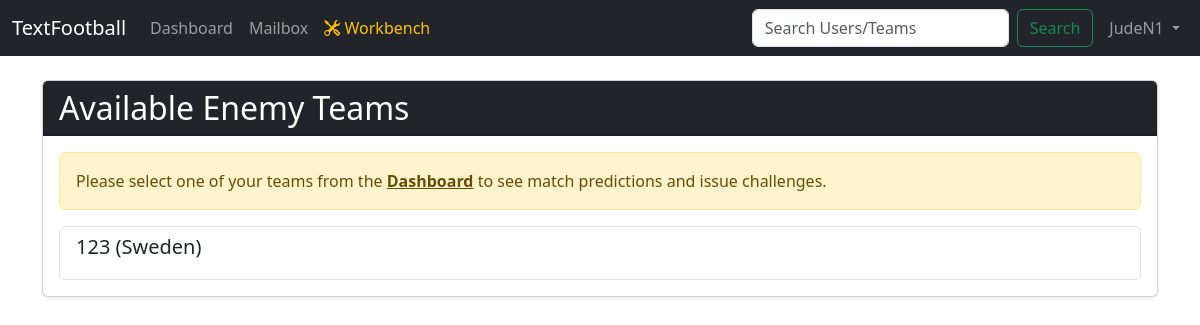
/simulate (signed in), run on the app's committed database.
### app/models.py (models this page shows, shortened)
class User(db.Model):
    id = db.Column(db.Integer, primary_key=True)
    username = db.Column(db.String(80), unique=True, nullable=False)
    password_hash = db.Column(db.String(128))
    teams = db.relationship('Team', backref='user', lazy=True, cascade="all, delete-orphan")
    sent_messages = db.relationship('Message', foreign_keys='Message.sender_id', backref='sender', lazy=True, cascade="all, delete-orphan")
    received_messages = db.relationship('Message', foreign_keys='Message.recipient_id', backref='recipient', lazy=True, cascade="all, delete-orphan")

class Team(db.Model):
    id = db.Column(db.Integer, primary_key=True)
    name = db.Column(db.String(100), unique=True, nullable=False)
    country = db.Column(db.String(50), nullable=False)
    user_id = db.Column(db.Integer, db.ForeignKey('user.id'), nullable=False)
    players = db.relationship('Player', backref='team', lazy=True, cascade="all, delete-orphan")
    league = db.Column(db.String(100), nullable=True, default=None)
    division = db.Column(db.String(50), nullable=True, default=None)
    season = db.Column(db.Integer, nullable=True, default=None)

### app/routes_game.py (the view)
@game_bp.route('/simulate')
def simulate():
    if 'username' not in session:
        return redirect(url_for('auth_bp.login'))
    user = User.query.filter_by(username=session['username']).first()
    all_teams = Team.query.filter(Team.user_id != user.id).all()
    user_team_id = session.get('selected_team_id')
    enemies = []
    for team in all_teams:
        odds = None
        if user_team_id:
            odds = get_prematch_odds(user_team_id=user_team_id, enemy_team_id=team.id)
        enemies.append({'team': team, 'odds': odds})
    return render_template('simulate.html', enemies=enemies, has_selected_team=(user_team_id is not None))

### app/__init__.py (called while the page is built)
def create_app():
    app = Flask(__name__)
    app.config['SECRET_KEY'] = 'a_very_secret_key_for_development'
    app.config['SQLALCHEMY_DATABASE_URI'] = 'sqlite:///' + os.path.join(basedir, 'database.db')
    db.init_app(app)
    from .routes_auth import auth_bp
    from .routes_game import game_bp
    app.register_blueprint(auth_bp)
    app.register_blueprint(game_bp)
    @app.context_processor
    def inject_selected_team():
        if 'selected_team_id' in session:
            from .models import Team
            selected_team = Team.query.get(session['selected_team_id'])
            return dict(selected_team=selected_team)
        return dict(selected_team=None)
    def nl2br(value):
        result = value.replace('\n', '<br>\n')
        return Markup(result)
    app.jinja_env.filters['nl2br'] = nl2br
    return app

### app/templates/simulate.html (shortened to what this page needs)
{% extends "base.html" %}
{% block content %}
<div class="card shadow-sm">
    <div class="card-header bg-dark text-white">
        <h1 class="h2 mb-0">Available Enemy Teams</h1>
    </div>
    <div class="card-body">
        {% if not has_selected_team %}
        <div class="alert alert-warning" role="alert">
            Please select one of your teams from the <a href="{{ url_for('game_bp.dashboard') }}" class="alert-link">Dashboard</a> to see match predictions and issue challenges.
        </div>
        {% else %}
        <div class="alert alert-info small">
            <h6 class="alert-heading mb-1">How to Read the Analysis</h6>
            The tables below show team stats for each fixture. For the team playing at home (H), you will see their zonal strength calculation: `Base Strength → <strong>Boosted Strength</strong>`.
        </div>
        {% endif %}
        <ul class="list-group mt-3">
            {% for enemy in enemies %}
            <li class="list-group-item">
                <div class="d-flex justify-content-between align-items-center mb-2">
                    <div><h5 class="mb-1">{{ enemy.team.name }} ({{ enemy.team.country }})</h5></div>
                </div>
            </li>
            {% else %}
            <li class="list-group-item">No enemy teams available.</li>
            {% endfor %}
        </ul>
    </div>
</div>
{% endblock %}

### app/templates/base.html (shortened to what this page needs)
<!DOCTYPE html>
<html lang="en">
<head>
    <link href="https://cdn.jsdelivr.net/npm/bootstrap@5.3.3/dist/css/bootstrap.min.css" rel="stylesheet">
    <link rel="stylesheet" href="https://cdn.jsdelivr.net/npm/bootstrap-icons@1.11.3/font/bootstrap-icons.min.css">
</head>
<body>
    <nav class="navbar navbar-expand-lg navbar-dark bg-dark mb-4">
        <div class="container-fluid">
            <a class="navbar-brand" href="{{ url_for('game_bp.index') }}">TextFootball</a>
            <div class="collapse navbar-collapse" id="navbarNav">
                <ul class="navbar-nav me-auto mb-2 mb-lg-0">
                    {% if 'username' in session %}
                        <li class="nav-item">
                            <a class="nav-link" href="{{ url_for('game_bp.dashboard') }}">Dashboard</a>
                        </li>
                        <li class="nav-item">
                            <a class="nav-link" href="{{ url_for('game_bp.mailbox') }}">Mailbox</a>
                        </li>
                        <li class="nav-item">
                            <a class="nav-link text-warning" href="{{ url_for('game_bp.workbench') }}"><i class="bi bi-tools"></i> Workbench</a>
                        </li>
                    {% endif %}
                </ul>
                {% if 'username' in session %}
                    <form class="d-flex" action="{{ url_for('game_bp.search') }}" method="POST">
                        <input class="form-control me-2" type="search" placeholder="Search Users/Teams" aria-label="Search" name="query">
                        <button class="btn btn-outline-success" type="submit">Search</button>
                    </form>
                    <ul class="navbar-nav ms-2">
                        <li class="nav-item dropdown">
                            <a class="nav-link dropdown-toggle" href="#" id="navbarDropdown" role="button" data-bs-toggle="dropdown" aria-expanded="false">
                                {{ session['username'] }}
                            </a>
                        </li>
                    </ul>
                {% endif %}
            </div>
        </div>
    </nav>
    <main class="container">
        {% block content %}{% endblock %}
    </main>
</body>
</html>

### app/templates/base.html (style rules this page uses)
body { background-image: url('https://images.pexels.com/photos/114296/pexels-photo-114296.jpeg'); background-size: cover; background-attachment: fixed; background-position: center; }
.card { background-color: rgba(255, 255, 255, 0.9); }

### data on the page
User: username "JudeN1"
Team: team.name "123", team.country "Sweden"
